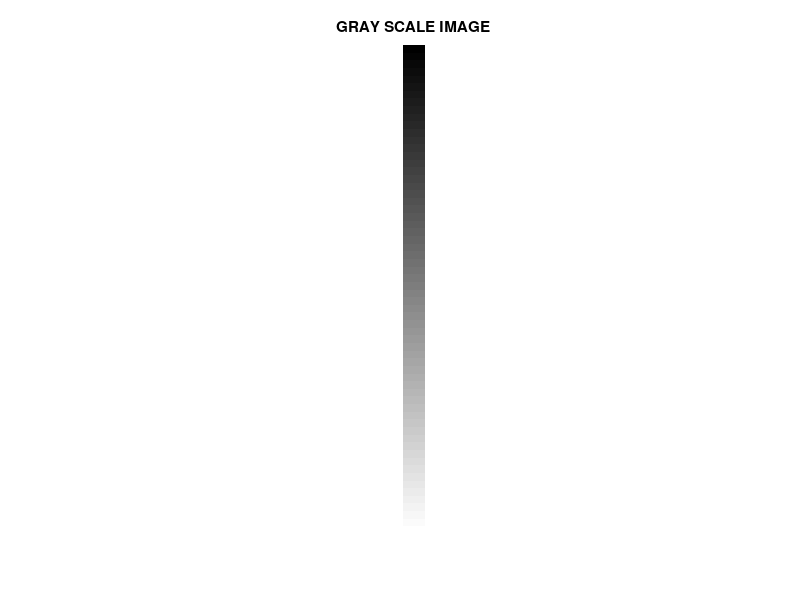
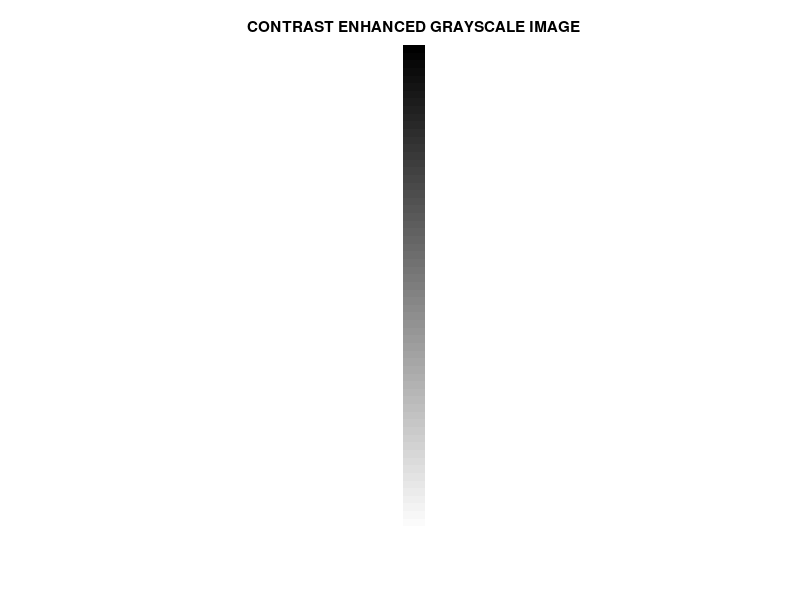
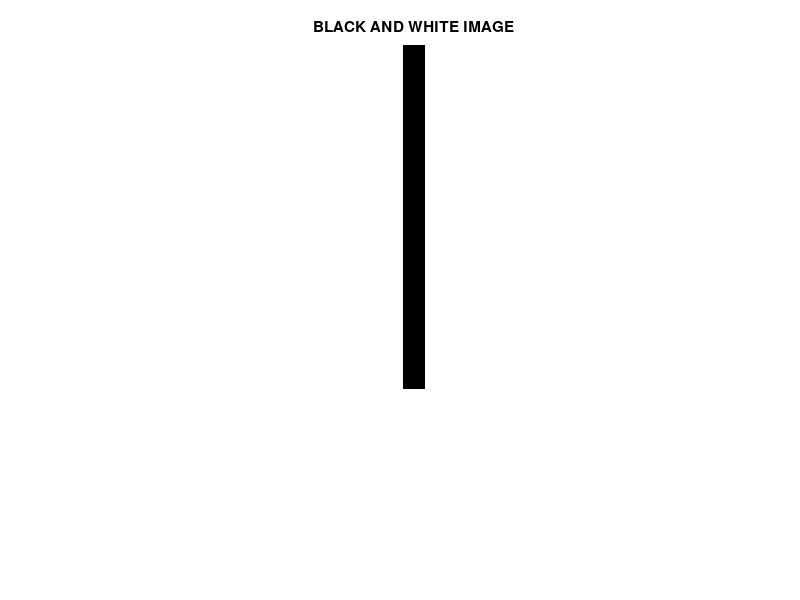
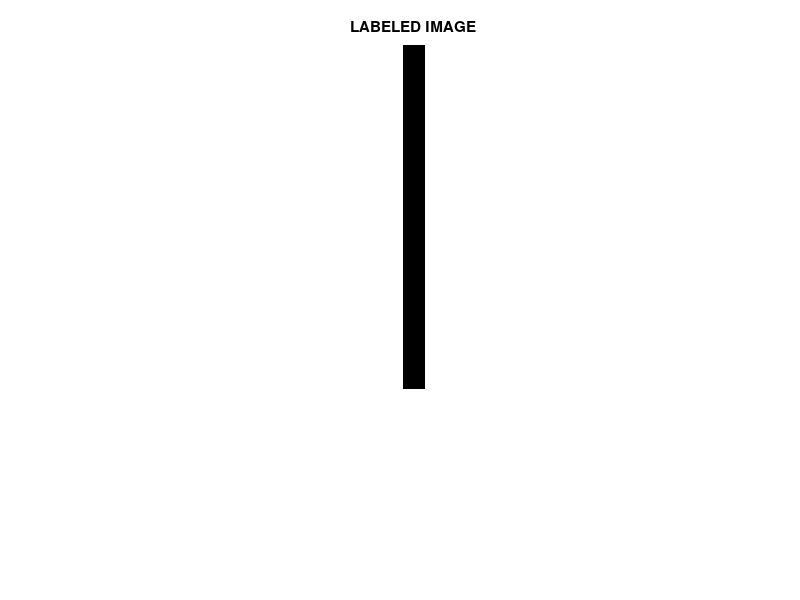

Recreate these plots in MATLAB, in order. (Note: this script raises an error after producing the figures.)
%%% BRAIN TUMOUR  DETECTION AND CLASSIFICATION)%%% 

clc;

close all;

clear all;

warning('off','all');

%%READ INPUT%%%

[FileName,PathName] = uigetfile('*.jpg;*.png;*.bmp','Pick an MRI Image');
if isequal(FileName,0)||isequal(PathName,0)
    warndlg('User Press Cancel');
else
    
a = imread([PathName,FileName]);
figure,imshow(a),title('INPUT IMAGE');

%%%%%%% RESIZE INPUT row column%%%%%%
a=imresize(a,[256 256]);
figure,imshow(a),title('RESIZED INPUT IMAGE');

%%%%%%CONVERT RESIZED INPUT INTO GRAYSCALE roi segm%%%%%%
[m n o]=size(a);
if o==3
    gray=rgb2gray(a);
else 
    gray=a;
end
end
 figure,imshow(gray),title('GRAY SCALE IMAGE');


%%%%%%%REGION BASED SEGMENTATION%%%%%%%
   
%%%%%ADJUSt GRAY IMAGE%%%%%
bw1=imadjust(gray);
figure,imshow(bw1),title('CONTRAST ENHANCED GRAYSCALE IMAGE');
    
%%CONVERT TO BLACK AND WHITE%%%
bw=im2bw(bw1,0.7);

figure,imshow(bw),title('BLACK AND WHITE IMAGE');

    
% %%LABEL BLACK AND WHITE sobel %%%
label=bwlabel(bw);

figure,imshow(label),title('LABELED IMAGE');
 
    %%%%SELECT THE REGION PROPERTY%%%%
      %%%%%TO CALL%%%%%
stats=regionprops(label,'all');
     
%%%%%IMPORTANT PROPERTIES%%%%%%
area=[stats.Area];
centroid=[stats.Centroid];
majorAxisLength=[stats.MajorAxisLength];
minorAxisLength=[stats.MinorAxisLength];
eccentricity=[stats.Eccentricity];
orientation=[stats.Orientation];
filledArea=[stats.FilledArea];
equivdiameter=[stats.EquivDiameter];
density=[stats.Solidity];
perimeter=[stats.Perimeter];

%%%%%%FROM that 'AREA' AND 'DENSITY' %%%%%%
 
%%%%HIGH DENSE AREA%%%%
high_dense_area=density>0.3;
  
%%%%MAX AREA WITH HIGH DENSITY%%%%
max_area=max(area(high_dense_area));
 
%%%%FIND THE MAXIMUM AREA%%%%
tumour_label=find(area==max_area);
  
%%%%LABEL THAT THE MAXIMUM AREA%%%%
tumour=ismember(label,tumour_label);

%%%%%%%DILATE  THE TUMOR AREA morphological%%%%%%
se=strel('square',8);
tumour=imdilate(tumour,se);

 
%%%%TO SHOW THE TUMOR AREA ALONE%%%%%
figure,imshow(tumour,[]),title('TUMOR ALONE IMAGE');

 %%%%%TO SHOW THE DETECTED TUMOR IN THE INPUT IMAG boundary tracing%%%%
[B,L]=bwboundaries(tumour,'noholes');
figure,imshow(a,[]);
hold on
for  i=1:length(B)
    plot(B{i}(:,2),B{i}(:,1),'g','linewidth',1.5)
end
title('DETECTED TUMOUR IMAGE')
hold off



%%%TO PLOT THE INPUT IMAGE,TUMOUR ALONE IMAGE ,AND DETECTED TUMOR ON INPUT IMAGE%%%
figure,
subplot(1,3,1),imshow(a,[]),title('INPUT TUMOR IMAGE');
subplot(1,3,2),imshow(tumour,[]),title('TUMOUR ALONE IMAGE');
[B,L]=bwboundaries(tumour,'noholes');
subplot(1,3,3),imshow(a,[]);
hold on
for  i=1:length(B)
    plot(B{i}(:,2),B{i}(:,1),'g','linewidth',1.5)
end
title('TUMOUR DETECTED')
hold off
set(gcf, 'Position', get(0,'Screensize'));


%%%%FEATURE EXTRACTION BY PCA AND GLCM%%%%%

  %%FEATURE EXTRACTION BY PCA(PRINCIPAL COMPONENT ANALYSIS large to small)%%%

 signal1=tumour(:,:);
[cA1,cH1,cV1,cD1] = dwt2(signal1,'db4');
[cA2,cH2,cV2,cD2] = dwt2(cA1,'db4');
[cA3,cH3,cV3,cD3] = dwt2(cA2,'db4');
DWT_feat = [cA3,cH3,cV3,cD3];
G = pca(DWT_feat);


   %%%%%FEATURE EXTRACTION BY GLCM(GRAY LEVEL CO-OCCURENCE MATRIX neighbor horzntly scale)%%%%%
g = graycomatrix(G);
stats = graycoprops(g,'Contrast Correlation Energy Homogeneity');
Contrast = stats.Contrast;
Correlation = stats.Correlation;
Energy = stats.Energy;
Homogeneity = stats.Homogeneity;
Mean = mean2(G);
Standard_Deviation = std2(G);
Entropy = entropy(G);
RMS = mean2(rms(G));
Skewness = skewness(G);
Variance = mean2(var(double(G)));
a = sum(double(G(:)));
Smoothness = 1-(1/(1+a));
Kurtosis = kurtosis(double(G(:)));
Skewness = skewness(double(G(:)));

%%% Inverse Difference Movement(homogeneity)%%%
m = size(G,1);
n = size(G,2);
in_diff = 0;
for i = 1:m
    for j = 1:n
        temp = G(i,j)./(1+(i-j).^2);
        in_diff = in_diff+temp;
    end
end
IDM = double(in_diff);
feat_disease1 = [Contrast,Correlation,Energy,Homogeneity, Mean, Standard_Deviation, Entropy, RMS, Variance, Smoothness, Kurtosis, Skewness, IDM];


%%%%%%% Color Texture Feature Extraction(LBP) FOR TUMOR ALONE IMAGE%%%
%%%%% step 1: Local Binary Patterns 
feat_LBP = extractLBPFeatures(tumour);
grayImage = tumour;
localBinaryPatternImage1 = zeros(size(grayImage));
[row col] = size(grayImage);
for r = 2 : row - 1   
	for c = 2 : col - 1    
		centerPixel = grayImage(r, c);
		pixel7 = grayImage(r-1, c-1) > centerPixel;  
		pixel6 = grayImage(r-1, c) > centerPixel;   
		pixel5 = grayImage(r-1, c+1) > centerPixel;  
		pixel4 = grayImage(r, c+1) > centerPixel;     
		pixel3 = grayImage(r+1, c+1) > centerPixel;    
		pixel2 = grayImage(r+1, c) > centerPixel;      
		pixel1 = grayImage(r+1, c-1) > centerPixel;     
		pixel0 = grayImage(r, c-1) > centerPixel;       
		localBinaryPatternImage1(r, c) = uint8(...
			pixel7 * 2^7 + pixel6 * 2^6 + ...
			pixel5 * 2^5 + pixel4 * 2^4 + ...
			pixel3 * 2^3 + pixel2 * 2^2 + ...
			pixel1 * 2 + pixel0);
	end  
end 

% figure,imshow(localBinaryPatternImage1),title('LBP TUMOR-ALONE IMAGE'); 



%%%%%% COMBINE THE TWO FEATURES %%%%%%%

feat_disease=[feat_disease1 feat_LBP];


%%%%LOAD ALL THE FEATURES%%%%
load featurebrain1.mat



 
 
%%%%%SVM CLASSIFICATION%%%%%

test1 = zeros(1,4);
test1(1:2)= 1;
test1(3:4)=2;
A=svmtrain(feature_final1,test1);
result=svmclassify(A,feat_disease);

if result==1
    
    stats=regionprops(tumour,'all');
    area=[stats.Area];
    
    if(area<1000)
        
    msgbox('BENIGN TUMOR');
    warndlg('normal stage');
    disp('BENIGN TUMOR-normal stage');
    
    elseif(area>=1000&&area<2000)
        
        msgbox('BENIGN TUMOR');
         warndlg('medium stage');
         disp('BENIGN TUMOR-medium stage');
    
    elseif(area>=2000)
        msgbox('BENIGN TUMOR');
        warndlg('severe stage');
        disp('BENIGN TUMOR- stage');
        
    end
    
elseif result==2
    
    stats=regionprops(tumour,'all');
    area=[stats.Area];
    
    if(area<5000)
        
    msgbox('MALIGNANT TUMOR');
    warndlg('normal stage');
    disp('MALIGNANT TUMOR-normal stage');
    
    elseif(area>=5000&&area<10000)
        
        msgbox('MALIGNANT TUMOR');
         warndlg('medium stage');
        disp('MALIGNANT TUMOR-medium stage');
        
    elseif(area>=10000)
        msgbox('MALIGNANT TUMOR');
        warndlg('severe stage');
    disp('MALIGNANT TUMOR- stage');
    
    end
    
end


%%%%%%%%%%%%%%%%%%%%%%%%%%%%%%%%%%%%%%%%%%%%%%%%%%%%%%%%%%%%%%%%%%%%%%%%%%%%%%%%%%%%%%%%%%%%%%




